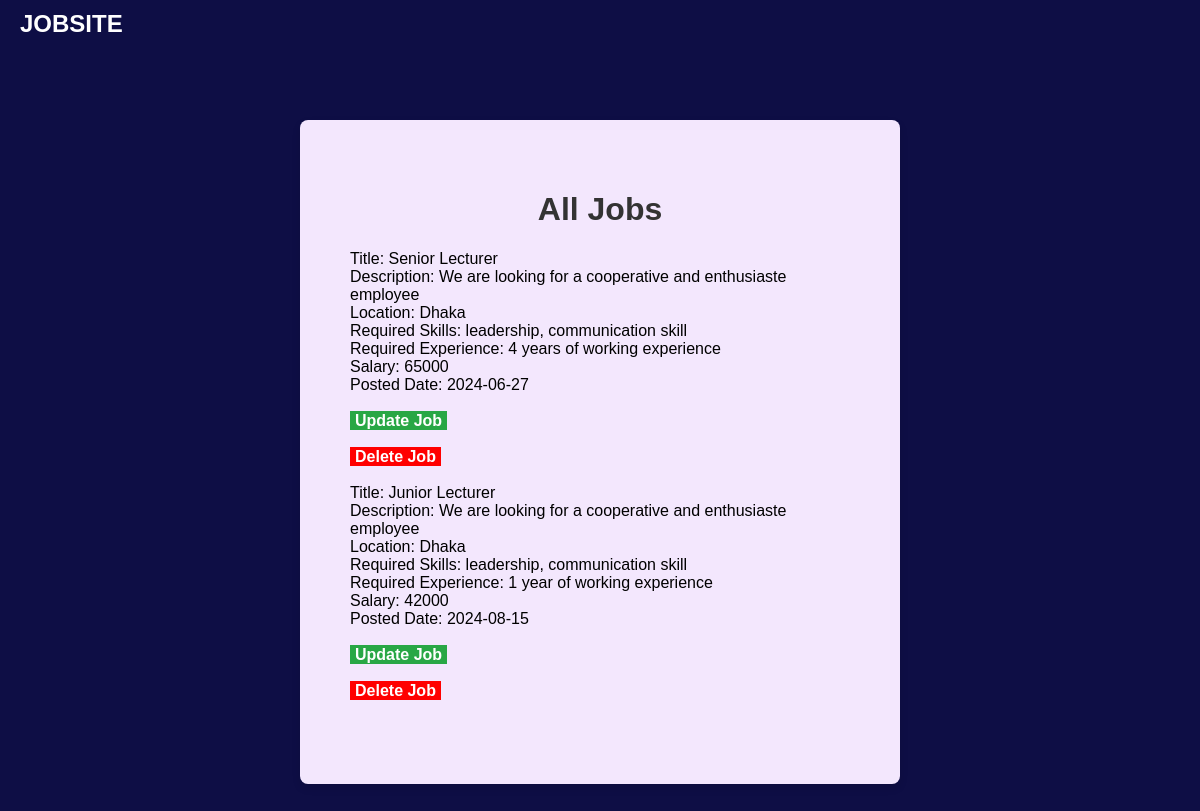
The app's page /company/job_list.php (signed in) with its own data.
### tables this page shows
CREATE TABLE `job` (
  `job_id` int(5) NOT NULL,
  `company_id` int(5) DEFAULT NULL,
  `title` varchar(50) NOT NULL,
  `description` varchar(1000) NOT NULL,
  `location` varchar(50) NOT NULL,
  `required_skill` varchar(200) NOT NULL,
  `required_experience` varchar(200) NOT NULL,
  `salary` int(10) NOT NULL,
  `posted_date` date NOT NULL
);

### company/job_list.php (the view, shortened to what this page needs)
<?php
require_once("connect.php");
$company_id = $_SESSION['company_id'];
$sql = "SELECT * FROM job WHERE company_id = '$company_id'";
$result = mysqli_query($conn, $sql);
$jobs = mysqli_fetch_all($result, MYSQLI_ASSOC);
?>
<!DOCTYPE html>
<html lang="en">
<head>
</head>
<body>
    <header>JOBSITE</header>
    <div class="container">
        <h1> <?php echo 'All Jobs'; ?> </h1>
        <ul class="company-info">
            <?php foreach ($jobs as $job) {
                echo "Title: " . $job['title'] . "<br>";
                echo "Description: " . $job['description'] . "<br>";
                echo "Location: " . $job['location'] . "<br>";
                echo "Required Skills: " . $job['required_skill'] . "<br>";
                echo "Required Experience: " . $job['required_experience'] . "<br>";
                echo "Salary: " . $job['salary'] . "<br>";
                echo "Posted Date: " . $job['posted_date'] . "<br><br>";
            ?>
                <div>
                    <a href="job_update.php?job_id=<?php echo $job['job_id']; ?>" class="update-job-button">Update Job</a><br><br>
                    <a href="job_delete.php?job_id=<?php echo $job['job_id']; ?>" class="delete-job-button">Delete Job</a><br><br>
                </div>
            <?php
            }
            ?>
        </ul>
    </div>
</body>
</html>

### company/job_list.php (style rules this page uses)
body { font-family: Arial, sans-serif; background-color: #0e0e45; margin: 0; padding: 0; }
header { position: absolute; top: 10px; left: 20px; color: white; font-size: 24px; font-weight: bold; }
.container { max-width: 500px; margin: 120px auto; padding: 50px; background-color: rgb(243, 231, 253); box-shadow: 0 4px 8px rgba(0, 0, 0, 0.1); border-radius: 8px; position: relative; }
h1 { text-align: center; color: #333; }
.company-info { list-style: none; padding: 0; }
.update-job-button { padding: 1px 5px; background-color: #28a745; color: white; text-align: center; text-decoration: none; font-weight: bold; }
.delete-job-button { padding: 1px 5px; background-color: red; color: white; text-align: center; text-decoration: none; font-weight: bold; }

### records on screen
job: title "Senior Lecturer", description "We are looking for a cooperative and enthusiaste employee", location "Dhaka", required_skill "leadership, communication skill", required_experience "4 years of working experience", salary "65000", posted_date "2024-06-27"
job: title "Junior Lecturer", description "We are looking for a cooperative and enthusiaste employee", location "Dhaka", required_skill "leadership, communication skill", required_experience "1 year of working experience", salary "42000", posted_date "2024-08-15"
